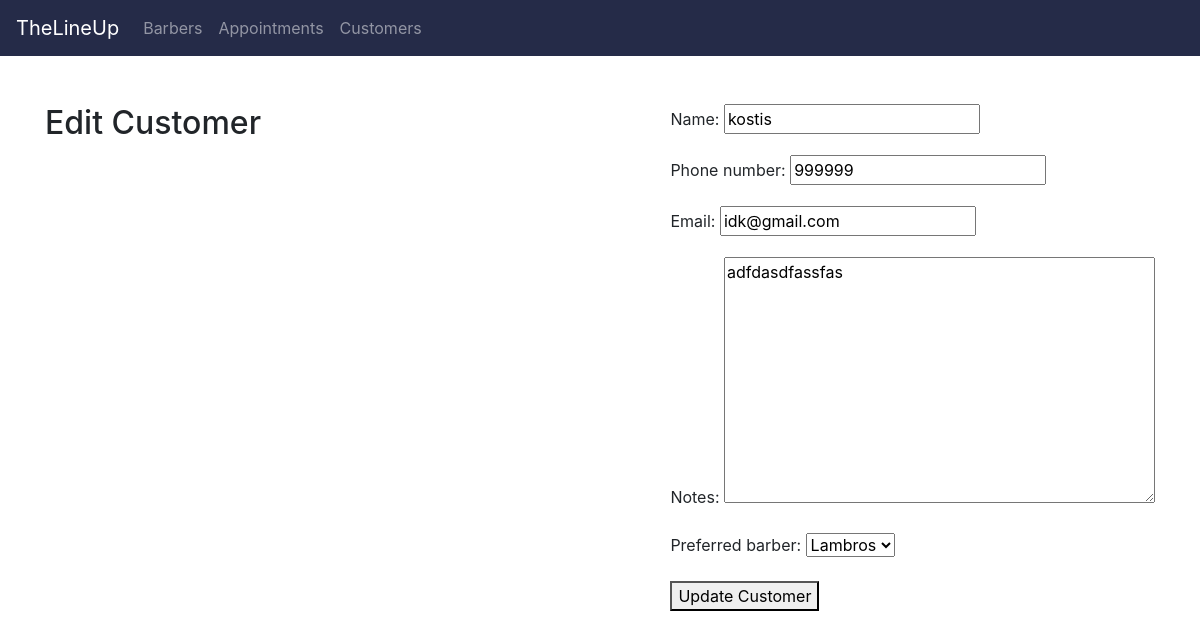
The app's page /customers/edit/2/ with its own data.
### customers/models.py (models this page shows, shortened)
class Customer(models.Model):
    name = models.CharField(max_length=100)  # Name of the customer
    phone_number = models.CharField(max_length=15)  # Phone number of the customer
    email = models.EmailField()  # Email address of the customer
    notes = models.TextField(blank=True)  # Additional notes or comments about the customer
    preferred_barber = models.ForeignKey(Barber, on_delete=models.SET_NULL, null=True)  # Customer's preferred barber

### barbers/models.py (models this page shows)
class Barber(models.Model):
    name = models.CharField(max_length=100)  # Name of the barber
    working_hours_start = models.TimeField()  # Start time of the barber's working hours
    working_hours_end = models.TimeField()  # End time of the barber's working hours
    phone_number = models.CharField(max_length=15)  # Contact number for the barber
    email = models.EmailField()  # Email address for the barber
    profile_picture = models.ImageField(upload_to='barbers/')  # Barber's profile picture
    bio = models.TextField()  # Short biography or description about the barber
    is_active = models.BooleanField(default=True)  # If the barber is currently active or not
    def __str__(self):
        return self.name

### customers/views.py (the view)
# urls.py: path('edit/<int:customer_id>/', views.edit_customer, name='edit_customer'),
def edit_customer(request, customer_id):
    customer = get_object_or_404(Customer, id=customer_id)
    if request.method == 'POST':
        form = CustomerForm(request.POST, instance=customer)
        if form.is_valid():
            form.save()
            return redirect('list_customers')
    else:
        form = CustomerForm(instance=customer)
    return render(request, 'customers/edit.html', {'form': form, 'customer': customer})

### customers/forms.py
class CustomerForm(forms.ModelForm):
    class Meta:
        model = Customer
        fields = ['name', 'phone_number', 'email', 'notes', 'preferred_barber']

### customers/templates/customers/edit.html (shortened to what this page needs)
{% extends "base.html" %}
{% block content %}
<h2>Edit Customer</h2>
<form method="post">
    {{ form.as_p }}
    <button type="submit">Update Customer</button>
</form>
{% endblock %}

### records on screen
Customer: name "kostis", phone_number "999999", email "idk@gmail.com", notes "adfdasdfassfas", preferred_barber "Lambros"
